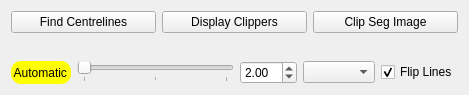
<?xml version="1.0" encoding="UTF-8"?>
<ui version="4.0">
 <class>WallThicknessCalculationsClipperViewControls</class>
 <widget class="QWidget" name="WallThicknessCalculationsClipperViewControls">
  <property name="geometry">
   <rect>
    <x>0</x>
    <y>0</y>
    <width>469</width>
    <height>95</height>
   </rect>
  </property>
  <property name="windowTitle">
   <string>QmitkTemplate</string>
  </property>
  <layout class="QVBoxLayout" name="verticalLayout">
   <item>
    <layout class="QHBoxLayout" name="horizontalLayout_1">
     <item>
      <widget class="QPushButton" name="button_1">
       <property name="text">
        <string>Find Centrelines</string>
       </property>
      </widget>
     </item>
     <item>
      <widget class="QPushButton" name="button_2">
       <property name="text">
        <string>Display Clippers</string>
       </property>
      </widget>
     </item>
     <item>
      <widget class="QPushButton" name="button_4">
       <property name="text">
        <string>Clip Seg Image</string>
       </property>
      </widget>
     </item>
    </layout>
   </item>
   <item>
    <widget class="QVTKOpenGLWidget" name="widget_1" native="true">
     <property name="sizePolicy">
      <sizepolicy hsizetype="MinimumExpanding" vsizetype="MinimumExpanding">
       <horstretch>0</horstretch>
       <verstretch>0</verstretch>
      </sizepolicy>
     </property>
    </widget>
   </item>
   <item>
    <layout class="QHBoxLayout" name="horizontalLayout_2">
     <item>
      <widget class="QLabel" name="label">
       <property name="styleSheet">
        <string notr="true">border-width: 1px;
border-color: black;
border-radius: 10px;
background-color: yellow;</string>
       </property>
       <property name="text">
        <string> Automatic </string>
       </property>
      </widget>
     </item>
     <item>
      <widget class="QSlider" name="slider">
       <property name="maximum">
        <number>2</number>
       </property>
       <property name="orientation">
        <enum>Qt::Horizontal</enum>
       </property>
       <property name="tickPosition">
        <enum>QSlider::TicksBelow</enum>
       </property>
      </widget>
     </item>
     <item>
      <widget class="QDoubleSpinBox" name="spinBox">
       <property name="minimum">
        <double>1.000000000000000</double>
       </property>
       <property name="maximum">
        <double>20.000000000000000</double>
       </property>
       <property name="singleStep">
        <double>0.020000000000000</double>
       </property>
       <property name="value">
        <double>2.000000000000000</double>
       </property>
      </widget>
     </item>
     <item>
      <widget class="QComboBox" name="comboBox"/>
     </item>
     <item>
      <widget class="QCheckBox" name="checkBox">
       <property name="text">
        <string>Flip Lines</string>
       </property>
       <property name="checked">
        <bool>true</bool>
       </property>
      </widget>
     </item>
    </layout>
   </item>
  </layout>
 </widget>
 <layoutdefault spacing="6" margin="11"/>
 <customwidgets>
  <customwidget>
    <class>QVTKOpenGLWidget</class>
    <extends>QWidget</extends>
    <header>QVTKOpenGLWidget.h</header>
   <container>1</container>
  </customwidget>
 </customwidgets>
 <resources/>
 <connections/>
</ui>
